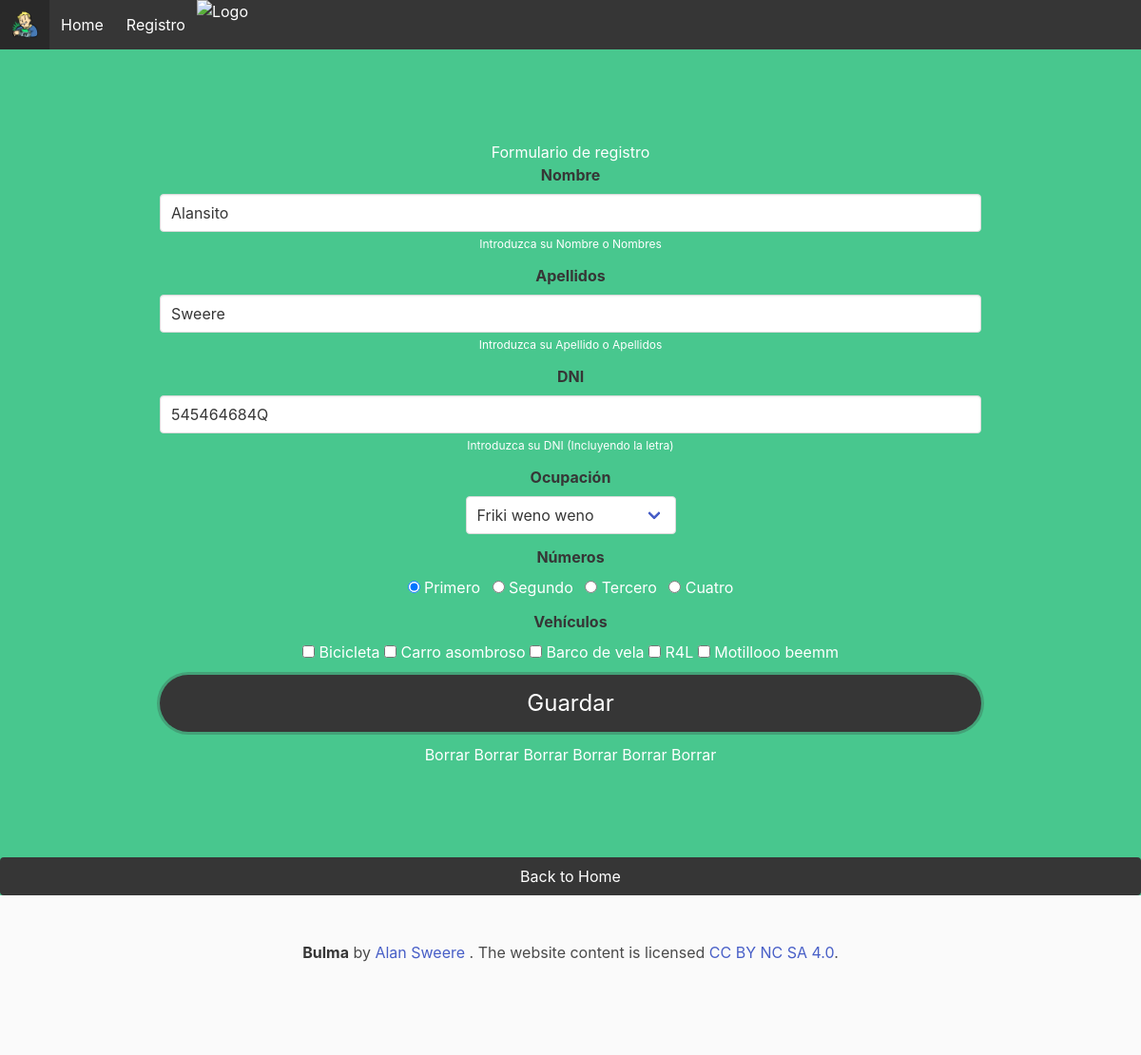
The page /editar/1 on the database its author committed.
### tables this page shows
CREATE TABLE persona(
            id integer primary key autoincrement,
            nombre text,
            apellidos text,
            dni text, id_ocupation INTEGER, id_numero INTEGER);

CREATE TABLE "T_ocupation" (
	id INTEGER NOT NULL PRIMARY KEY AUTOINCREMENT,
	description INTEGER NOT NULL
);

CREATE TABLE T_numero (
	id INTEGER NOT NULL PRIMARY KEY AUTOINCREMENT,
	descripcion TEXT(30) NOT NULL
);

CREATE TABLE "T_vehiculo" (
	id INTEGER NOT NULL PRIMARY KEY AUTOINCREMENT,
	descripcion TEXT(30)
);

### app.py (the view)
@route('/editar')
@route('/editar/<id:int>')
@jinja2_view('formulario.html')
def mi_form(id=None):#none para que sea opcional
    cnx = sqlite3.connect(BASE_DATOS)
    consulta_d = 'select * from T_ocupation'
    cursor = cnx.execute(consulta_d)
    ocupaciones = cursor.fetchall()
    consulta_num = 'select * from T_numero'
    cursor = cnx.execute(consulta_num)
    numeros = cursor.fetchall()
    consulta_vehi = 'select * from T_vehiculo'
    cursor = cnx.execute(consulta_vehi)
    vehiculos = cursor.fetchall()
    if id is None: # estamos en un alta
        return {'ocupaciones': ocupaciones,'numeros':numeros, 'vehiculos':vehiculos}
    else:
        consulta = "select id,nombre,apellidos,dni, id_ocupation, id_numero from persona where id = ?"
        cursor = cnx.execute(consulta,(id,)) # la coma dice que es una tupla (id,)
        filas = cursor.fetchone() # obtener una fila para procesarla
    consulta_mi_v = f'select id_vehiculo from persona_vh where id_persona = {id}'
    cursor = cnx.execute(consulta_mi_v)
    tmp = cursor.fetchall()
    mis_vehiculos = []
    for t in tmp:
        mis_vehiculos.append(t[0])
    cnx.close()
    return {'datos': filas,'ocupaciones': ocupaciones,'numeros':numeros, 'vehiculos':vehiculos, 'mis_vehiculos': mis_vehiculos}

### templates/base.html (shortened to what this page needs)
<!DOCTYPE html>
<html lang="es">
<head>
    <link rel="stylesheet" href="/static/bulma/css/bulma.css">
</head>
<body>
    {%include 'inc_header.html'%}
    {%block content%}{%endblock%}
    {%include 'inc_footer.html'%}
</body>
</html>

### templates/formulario.html (shortened to what this page needs)
{%extends 'base.html'%}
{%block content%}
<section class="hero is-success is-fullheight">
    <div class="hero-body">
        <div class="container has-text-centered">
            <div>
                <section class="section">
                    <form class="form-horizontal" action="/guardar" method="post">
                        <fieldset>
                                            <legend>Formulario de registro</legend>
                                            <div class="field">
                                                <label class="label" for="nombre">Nombre</label>
                                <div class="control">
                                    <input id="nombre" name="nombre" type="text" placeholder="Pepito..." class="input " value="{%if datos%}{{datos[1]}}{%endif%}">
                                    <p class="help">Introduzca su Nombre o Nombres</p>
                                </div>
                            </div>
                            <div class="field">
                                <label class="label" for="apellido">Apellidos</label>
                                <div class="control">
                                    <input id="apellido" name="apellido" type="text" placeholder="Segovia..." class="input " value="{%if datos%}{{datos[2]}}{%endif%}">
                                    <p class="help">Introduzca su Apellido o Apellidos</p>
                                </div>
                            </div>
                            <div class="field">
                                <label class="label" for="dni">DNI</label>
                                <div class="control">
                                    <input id="dni" name="dni" type="text" placeholder="16799452E..." class="input " value="{%if datos%}{{datos[3]}}{%endif%}">
                                    <p class="help">Introduzca su DNI (Incluyendo la letra)</p>
                                </div>
                            </div>
                            <div class="field">
                                <label class="label">Ocupación</label>
                                <div class="control">
                                    <div class="select">
                                        <select id="ocupacion" name="ocupacion">
                                            {% for o in ocupaciones%}
                                            <option value="{{o[0]}}" {%if (datos) and (datos[4] == o[0]) %} selected {%endif%} >{{o[1]}}</option>
                                            {%endfor%}
                                        </select>
                                    </div>
                                </div>
                            </div>
                            <div class="field">
                                <label class="label" for="">Números</label>
                                <div class="control">
                                    {% for num in numeros%}
                                    <label class="radio inline" for="dato{{num[0]}}" name="numeros" id="numeros-0">
                                        <input type="radio" name="numero" id="dato{{num[0]}}" value="{{num[0]}}" {%if (datos) and (num[0]==datos[5]) %}checked{%endif%}>
                                        {{num[1]}}
                                    </label>
                                    {%endfor%}
                                </div>
                            </div>
                            <div class="field">
                                <label class="label" for="">Vehículos</label>
                                <div class="control">
                                    {% for v in vehiculos%}
                                    <label class="checkbox inline" for="vh{{v[0]}}">
                                        <input type="checkbox" name="vehiculo" id="vh{{v[0]}}" value="{{v[0]}}" {%if (mi_vehiculos) and v[0] in mis_vehiculos%}checked{%endif%}>
                                        {{v[1]}}
                                    </label>
                                    {%endfor%}
                                </div>
                            </div>
                            <div class="field">
                                <div class="control">
                                    <button id="singlebutton-0" name="singlebutton-0"
                                    class="button is-large is-fullwidth is-rounded is-dark is-focused">
                                    Guardar
                                    </button>
                                </div>
                            </div>
                            <div>
                                {% for fila in datos%}
                                <a href="/delete/{{fila[0]}}">Borrar</a>
                                {%endfor%}
                            </div>
                        </fieldset>
                    </form>
                </div>
            </div>
        </div>
        <a class="button is-dark" href="/">Back to Home</a>
</section>
{%endblock%}

### rows shown on the page
persona: nombre "Alansito", apellido "Sweere", dni "545464684Q", ocupacion "Friki weno weno"
T_numero: numero "☑ Primero", descripcion "Primero"
T_numero: numero "☐ Segundo", descripcion "Segundo"
T_numero: numero "☐ Tercero", descripcion "Tercero"
T_numero: numero "☐ Cuatro", descripcion "Cuatro"
T_vehiculo: descripcion "Bicicleta"
T_vehiculo: descripcion "Carro asombroso"
T_vehiculo: descripcion "Barco de vela"
T_vehiculo: descripcion "R4L"
T_vehiculo: descripcion "Motillooo beemm"
